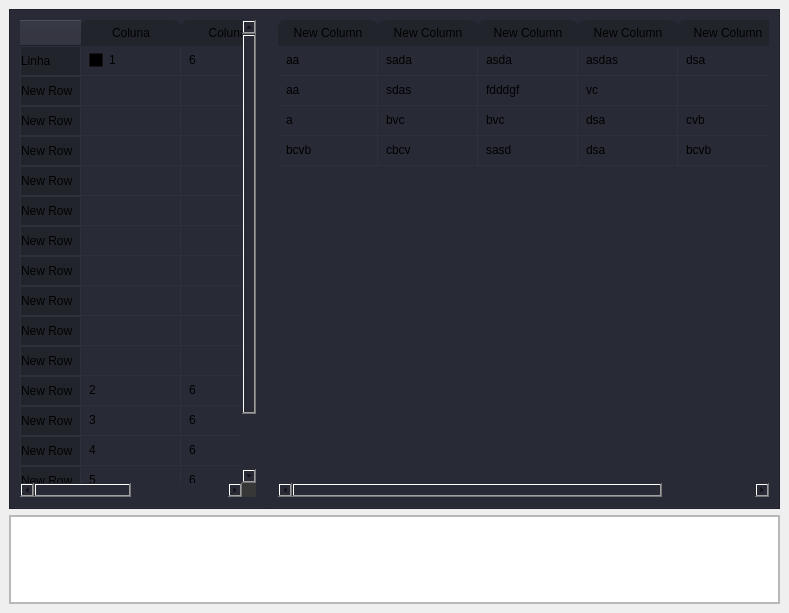
<?xml version="1.0" encoding="UTF-8"?>
<ui version="4.0">
 <class>application_pages</class>
 <widget class="QStackedWidget" name="application_pages">
  <property name="geometry">
   <rect>
    <x>0</x>
    <y>0</y>
    <width>789</width>
    <height>613</height>
   </rect>
  </property>
  <property name="windowTitle">
   <string>StackedWidget</string>
  </property>
  <widget class="QWidget" name="page_1">
   <layout class="QVBoxLayout" name="verticalLayout">
    <item>
     <widget class="QFrame" name="frame">
      <property name="minimumSize">
       <size>
        <width>400</width>
        <height>500</height>
       </size>
      </property>
      <property name="styleSheet">
       <string notr="true">background-color: rgb(40, 42, 54);</string>
      </property>
      <property name="frameShape">
       <enum>QFrame::StyledPanel</enum>
      </property>
      <property name="frameShadow">
       <enum>QFrame::Raised</enum>
      </property>
      <layout class="QHBoxLayout" name="top_page_layout">
       <property name="spacing">
        <number>2</number>
       </property>
       <property name="leftMargin">
        <number>0</number>
       </property>
       <property name="topMargin">
        <number>0</number>
       </property>
       <property name="rightMargin">
        <number>0</number>
       </property>
       <property name="bottomMargin">
        <number>0</number>
       </property>
       <item alignment="Qt::AlignLeft">
        <widget class="QTableWidget" name="table_times">
         <property name="minimumSize">
          <size>
           <width>0</width>
           <height>498</height>
          </size>
         </property>
         <property name="maximumSize">
          <size>
           <width>16777215</width>
           <height>498</height>
          </size>
         </property>
         <property name="styleSheet">
          <string notr="true">QTableView::corner {
    background-color: rgb(55, 55, 55);
}

QTableWidget {	
	background-color: transparent;
	padding: 10px;
	border-radius: 5px;
	gridline-color: rgb(44, 49, 58);
	border-bottom: 1px solid rgb(44, 49, 60);
}
QTableWidget::item{
	border-color: rgb(44, 49, 60);
	padding-left: 5px;
	padding-right: 5px;
	gridline-color: rgb(44, 49, 60);
}
QTableWidget::item:selected{
	background-color: rgb(189, 147, 249);
}

QHeaderView::section{
	background-color: rgb(33, 37, 43);
	max-width: 30px;
	border: 1px solid rgb(44, 49, 58);
	border-style: none;
    border-bottom: 1px solid rgb(44, 49, 60);
    border-right: 1px solid rgb(44, 49, 60);
}
QTableWidget::horizontalHeader {	
	background-color: rgb(33, 37, 43);
}
QHeaderView::section:horizontal
{
    border: 1px solid rgb(33, 37, 43);
	background-color: rgb(33, 37, 43);
	padding: 3px;
	border-top-left-radius: 7px;
    border-top-right-radius: 7px;
}
QHeaderView::section:vertical
{
    border: 1px solid rgb(44, 49, 60);
}

QScrollBar:horizontal {
    border: none;
    background: rgb(52, 59, 72);
    height: 8px;
    margin: 0px 21px 0 21px;
	border-radius: 0px;
}
QScrollBar::handle:horizontal {
    background: rgb(189, 147, 249);
    min-width: 25px;
	border-radius: 4px
}
QScrollBar::add-line:horizontal {
    border: none;
    background: rgb(55, 63, 77);
    width: 20px;
	border-top-right-radius: 4px;
    border-bottom-right-radius: 4px;
    subcontrol-position: right;
    subcontrol-origin: margin;
}
QScrollBar::sub-line:horizontal {
    border: none;
    background: rgb(55, 63, 77);
    width: 20px;
	border-top-left-radius: 4px;
    border-bottom-left-radius: 4px;
    subcontrol-position: left;
    subcontrol-origin: margin;
}
QScrollBar::up-arrow:horizontal, QScrollBar::down-arrow:horizontal
{
     background: none;
}
QScrollBar::add-page:horizontal, QScrollBar::sub-page:horizontal
{
     background: none;
}
 QScrollBar:vertical {
	border: none;
    background: rgb(52, 59, 72);
    width: 8px;
    margin: 21px 0 21px 0;
	border-radius: 0px;
 }
 QScrollBar::handle:vertical {	
	background: rgb(189, 147, 249);
    min-height: 25px;
	border-radius: 4px
 }
 QScrollBar::add-line:vertical {
     border: none;
    background: rgb(55, 63, 77);
     height: 20px;
	border-bottom-left-radius: 4px;
    border-bottom-right-radius: 4px;
     subcontrol-position: bottom;
     subcontrol-origin: margin;
 }
 QScrollBar::sub-line:vertical {
	border: none;
    background: rgb(55, 63, 77);
     height: 20px;
	border-top-left-radius: 4px;
    border-top-right-radius: 4px;
     subcontrol-position: top;
     subcontrol-origin: margin;
 }
 QScrollBar::up-arrow:vertical, QScrollBar::down-arrow:vertical {
     background: none;
 }

 QScrollBar::add-page:vertical, QScrollBar::sub-page:vertical {
     background: none;
 }</string>
         </property>
         <row>
          <property name="text">
           <string>Linha</string>
          </property>
         </row>
         <row>
          <property name="text">
           <string>New Row</string>
          </property>
         </row>
         <row>
          <property name="text">
           <string>New Row</string>
          </property>
         </row>
         <row>
          <property name="text">
           <string>New Row</string>
          </property>
         </row>
         <row>
          <property name="text">
           <string>New Row</string>
          </property>
         </row>
         <row>
          <property name="text">
           <string>New Row</string>
          </property>
         </row>
         <row>
          <property name="text">
           <string>New Row</string>
          </property>
         </row>
         <row>
          <property name="text">
           <string>New Row</string>
          </property>
         </row>
         <row>
          <property name="text">
           <string>New Row</string>
          </property>
         </row>
         <row>
          <property name="text">
           <string>New Row</string>
          </property>
         </row>
         <row>
          <property name="text">
           <string>New Row</string>
          </property>
         </row>
         <row>
          <property name="text">
           <string>New Row</string>
          </property>
         </row>
         <row>
          <property name="text">
           <string>New Row</string>
          </property>
         </row>
         <row>
          <property name="text">
           <string>New Row</string>
          </property>
         </row>
         <row>
          <property name="text">
           <string>New Row</string>
          </property>
         </row>
         <row>
          <property name="text">
           <string>New Row</string>
          </property>
         </row>
         <column>
          <property name="text">
           <string>Coluna</string>
          </property>
         </column>
         <column>
          <property name="text">
           <string>Coluna2</string>
          </property>
         </column>
         <item row="0" column="0">
          <property name="text">
           <string>1</string>
          </property>
          <property name="background">
           <brush brushstyle="SolidPattern">
            <color alpha="255">
             <red>0</red>
             <green>0</green>
             <blue>0</blue>
            </color>
           </brush>
          </property>
          <property name="checkState">
           <enum>Checked</enum>
          </property>
          <property name="icon">
           <iconset theme="applications-engineering">
            <normaloff>.</normaloff>.</iconset>
          </property>
          <property name="flags">
           <set>NoItemFlags</set>
          </property>
         </item>
         <item row="0" column="1">
          <property name="text">
           <string>6</string>
          </property>
         </item>
         <item row="11" column="0">
          <property name="text">
           <string>2</string>
          </property>
         </item>
         <item row="11" column="1">
          <property name="text">
           <string>6</string>
          </property>
         </item>
         <item row="12" column="0">
          <property name="text">
           <string>3</string>
          </property>
         </item>
         <item row="12" column="1">
          <property name="text">
           <string>6</string>
          </property>
         </item>
         <item row="13" column="0">
          <property name="text">
           <string>4</string>
          </property>
         </item>
         <item row="13" column="1">
          <property name="text">
           <string>6</string>
          </property>
         </item>
         <item row="14" column="0">
          <property name="text">
           <string>5</string>
          </property>
         </item>
         <item row="14" column="1">
          <property name="text">
           <string>6</string>
          </property>
         </item>
         <item row="15" column="0">
          <property name="text">
           <string>6</string>
          </property>
         </item>
         <item row="15" column="1">
          <property name="text">
           <string>6</string>
          </property>
         </item>
        </widget>
       </item>
       <item>
        <widget class="QTableWidget" name="table_book">
         <property name="styleSheet">
          <string notr="true">QTableWidget {	
	background-color: transparent;
	padding: 10px;
	border-radius: 5px;
	gridline-color: rgb(44, 49, 58);
	border-bottom: 1px solid rgb(44, 49, 60);
}
QTableWidget::item{
	border-color: rgb(44, 49, 60);
	padding-left: 5px;
	padding-right: 5px;
	gridline-color: rgb(44, 49, 60);
}
QTableWidget::item:selected{
	background-color: rgb(189, 147, 249);
}
QHeaderView::section{
	background-color: rgb(33, 37, 43);
	max-width: 30px;
	border: 1px solid rgb(44, 49, 58);
	border-style: none;
    border-bottom: 1px solid rgb(44, 49, 60);
    border-right: 1px solid rgb(44, 49, 60);
}
QTableWidget::horizontalHeader {	
	background-color: rgb(33, 37, 43);
}
QHeaderView::section:horizontal
{
    border: 1px solid rgb(33, 37, 43);
	background-color: rgb(33, 37, 43);
	padding: 3px;
	border-top-left-radius: 7px;
    border-top-right-radius: 7px;
}
QHeaderView::section:vertical
{
    border: 1px solid rgb(44, 49, 60);
}

QScrollBar:horizontal {
    border: none;
    background: rgb(52, 59, 72);
    height: 8px;
    margin: 0px 21px 0 21px;
	border-radius: 0px;
}
QScrollBar::handle:horizontal {
    background: rgb(189, 147, 249);
    min-width: 25px;
	border-radius: 4px
}
QScrollBar::add-line:horizontal {
    border: none;
    background: rgb(55, 63, 77);
    width: 20px;
	border-top-right-radius: 4px;
    border-bottom-right-radius: 4px;
    subcontrol-position: right;
    subcontrol-origin: margin;
}
QScrollBar::sub-line:horizontal {
    border: none;
    background: rgb(55, 63, 77);
    width: 20px;
	border-top-left-radius: 4px;
    border-bottom-left-radius: 4px;
    subcontrol-position: left;
    subcontrol-origin: margin;
}
QScrollBar::up-arrow:horizontal, QScrollBar::down-arrow:horizontal
{
     background: none;
}
QScrollBar::add-page:horizontal, QScrollBar::sub-page:horizontal
{
     background: none;
}
 QScrollBar:vertical {
	border: none;
    background: rgb(52, 59, 72);
    width: 8px;
    margin: 21px 0 21px 0;
	border-radius: 0px;
 }
 QScrollBar::handle:vertical {	
	background: rgb(189, 147, 249);
    min-height: 25px;
	border-radius: 4px
 }
 QScrollBar::add-line:vertical {
     border: none;
    background: rgb(55, 63, 77);
     height: 20px;
	border-bottom-left-radius: 4px;
    border-bottom-right-radius: 4px;
     subcontrol-position: bottom;
     subcontrol-origin: margin;
 }
 QScrollBar::sub-line:vertical {
	border: none;
    background: rgb(55, 63, 77);
     height: 20px;
	border-top-left-radius: 4px;
    border-top-right-radius: 4px;
     subcontrol-position: top;
     subcontrol-origin: margin;
 }
 QScrollBar::up-arrow:vertical, QScrollBar::down-arrow:vertical {
     background: none;
 }

 QScrollBar::add-page:vertical, QScrollBar::sub-page:vertical {
     background: none;
 }</string>
         </property>
         <property name="wordWrap">
          <bool>false</bool>
         </property>
         <attribute name="verticalHeaderVisible">
          <bool>false</bool>
         </attribute>
         <row>
          <property name="text">
           <string>New Row</string>
          </property>
         </row>
         <row>
          <property name="text">
           <string>New Row</string>
          </property>
         </row>
         <row>
          <property name="text">
           <string>New Row</string>
          </property>
         </row>
         <row>
          <property name="text">
           <string>New Row</string>
          </property>
         </row>
         <column>
          <property name="text">
           <string>New Column</string>
          </property>
         </column>
         <column>
          <property name="text">
           <string>New Column</string>
          </property>
         </column>
         <column>
          <property name="text">
           <string>New Column</string>
          </property>
         </column>
         <column>
          <property name="text">
           <string>New Column</string>
          </property>
         </column>
         <column>
          <property name="text">
           <string>New Column</string>
          </property>
         </column>
         <item row="0" column="0">
          <property name="text">
           <string>aa</string>
          </property>
          <property name="background">
           <brush brushstyle="NoBrush">
            <color alpha="255">
             <red>0</red>
             <green>0</green>
             <blue>0</blue>
            </color>
           </brush>
          </property>
          <property name="flags">
           <set>NoItemFlags</set>
          </property>
         </item>
         <item row="0" column="1">
          <property name="text">
           <string>sada</string>
          </property>
         </item>
         <item row="0" column="2">
          <property name="text">
           <string>asda</string>
          </property>
         </item>
         <item row="0" column="3">
          <property name="text">
           <string>asdas</string>
          </property>
         </item>
         <item row="0" column="4">
          <property name="text">
           <string>dsa</string>
          </property>
         </item>
         <item row="1" column="0">
          <property name="text">
           <string>aa</string>
          </property>
         </item>
         <item row="1" column="1">
          <property name="text">
           <string>sdas</string>
          </property>
         </item>
         <item row="1" column="2">
          <property name="text">
           <string>fdddgf</string>
          </property>
         </item>
         <item row="1" column="3">
          <property name="text">
           <string>vc</string>
          </property>
         </item>
         <item row="2" column="0">
          <property name="text">
           <string>a</string>
          </property>
         </item>
         <item row="2" column="1">
          <property name="text">
           <string>bvc</string>
          </property>
         </item>
         <item row="2" column="2">
          <property name="text">
           <string>bvc</string>
          </property>
         </item>
         <item row="2" column="3">
          <property name="text">
           <string>dsa</string>
          </property>
         </item>
         <item row="2" column="4">
          <property name="text">
           <string>cvb</string>
          </property>
         </item>
         <item row="3" column="0">
          <property name="text">
           <string>bcvb</string>
          </property>
         </item>
         <item row="3" column="1">
          <property name="text">
           <string>cbcv</string>
          </property>
         </item>
         <item row="3" column="2">
          <property name="text">
           <string>sasd</string>
          </property>
         </item>
         <item row="3" column="3">
          <property name="text">
           <string>dsa</string>
          </property>
         </item>
         <item row="3" column="4">
          <property name="text">
           <string>bcvb</string>
          </property>
         </item>
        </widget>
       </item>
      </layout>
     </widget>
    </item>
    <item>
     <widget class="QFrame" name="frame_2">
      <property name="minimumSize">
       <size>
        <width>100</width>
        <height>50</height>
       </size>
      </property>
      <property name="frameShape">
       <enum>QFrame::StyledPanel</enum>
      </property>
      <property name="frameShadow">
       <enum>QFrame::Raised</enum>
      </property>
      <layout class="QVBoxLayout" name="botton_page_layout" stretch="0">
       <property name="spacing">
        <number>0</number>
       </property>
       <property name="leftMargin">
        <number>0</number>
       </property>
       <property name="topMargin">
        <number>0</number>
       </property>
       <property name="rightMargin">
        <number>0</number>
       </property>
       <property name="bottomMargin">
        <number>0</number>
       </property>
       <item>
        <widget class="QTextEdit" name="text_teste"/>
       </item>
      </layout>
     </widget>
    </item>
   </layout>
  </widget>
  <widget class="QWidget" name="page_3">
   <layout class="QVBoxLayout" name="verticalLayout_3">
    <item>
     <widget class="QLabel" name="label_3">
      <property name="text">
       <string>Pagina 3</string>
      </property>
      <property name="alignment">
       <set>Qt::AlignCenter</set>
      </property>
     </widget>
    </item>
   </layout>
  </widget>
  <widget class="QWidget" name="page_2">
   <layout class="QVBoxLayout" name="verticalLayout_2">
    <item>
     <widget class="QLabel" name="label_2">
      <property name="text">
       <string>Pagina 2</string>
      </property>
      <property name="alignment">
       <set>Qt::AlignCenter</set>
      </property>
     </widget>
    </item>
   </layout>
  </widget>
 </widget>
 <resources/>
 <connections/>
</ui>
